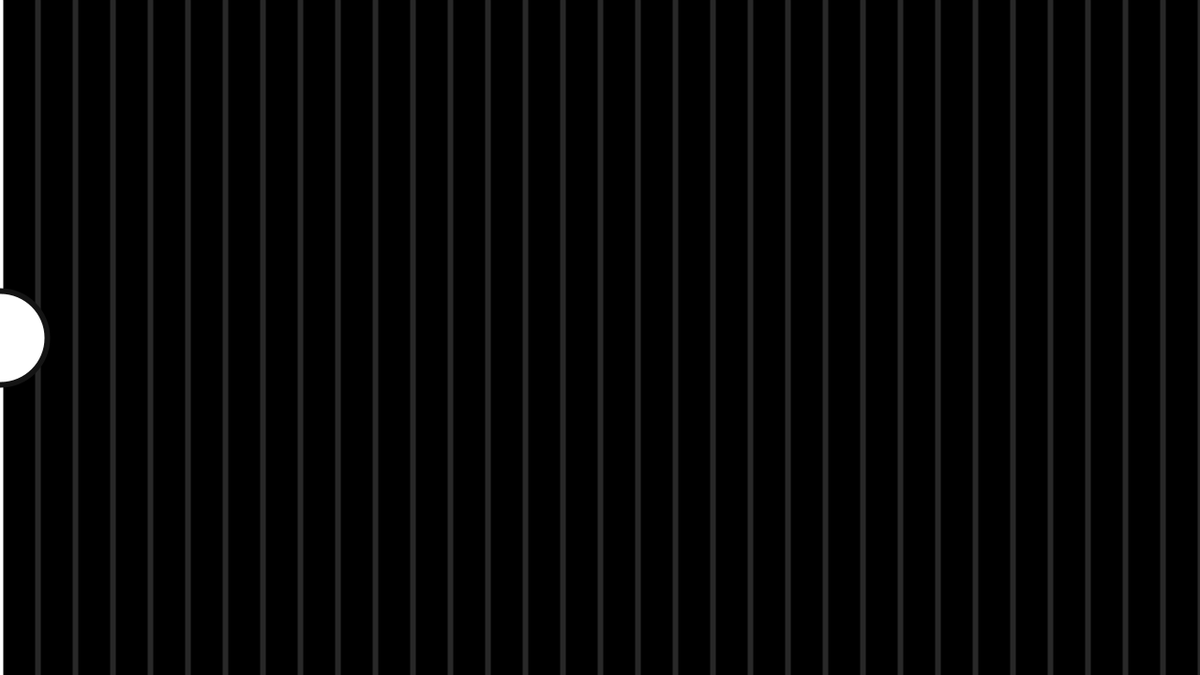
Frame 1 (no input)
Frame 60 (the mouse pressed at the canvas centre just before this capture): identical to frame 1, image omitted
Frame 120 (the mouse held since frame 60 and released just before this capture): identical to frame 1, image omitted

The Processing sketch that drew this single still picture (run headless with seeded random() and noise(); from frame 60 on, the mouse is pressed at the canvas centre):

// Processing sketch: sketch_2_simple_ellipse_motion_with_1D_travel_path
// ── sketch_2_simple_ellipse_motion_with_1D_travel_path.pde

int x;
int y;
int ellipseSize;
int unit;
boolean auto;

void setup(){
  size(1280,720); 
  x = 0;
  y = height/2;
  ellipseSize = 100;
  unit = 40;
  auto = false;
}

void draw(){  
  background(0);
  stroke(20);
  strokeWeight(6);
  
for (int i = 0; i <= width; i += unit){
   if (i - x <= unit/2){
     stroke(255);
   } else {
     stroke(40); 
   }
   line(i, 0, i, height); 
   if (i == y){
     stroke(255);
   } else {
     stroke(20); 
   }
   //line(0, i, width, i);
}
  

  
  ellipse(x, y, ellipseSize, ellipseSize);
  
  if (auto){
    x = x + 1;
  }
  
}

void keyPressed(){
 if (keyCode == ALT){
  auto = !auto;
 } 
 if (keyCode == RIGHT){
  x += unit; 
 }
 if (keyCode == LEFT){
  x -= unit; 
 }
}
